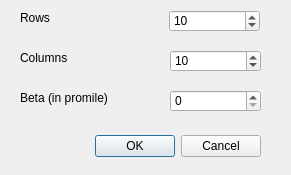
<?xml version="1.0" encoding="UTF-8"?>
<ui version="4.0">
 <class>DialogGrid</class>
 <widget class="QDialog" name="DialogGrid">
  <property name="geometry">
   <rect>
    <x>0</x>
    <y>0</y>
    <width>291</width>
    <height>175</height>
   </rect>
  </property>
  <property name="windowTitle">
   <string>Dialog</string>
  </property>
  <widget class="QDialogButtonBox" name="buttonBox">
   <property name="geometry">
    <rect>
     <x>10</x>
     <y>130</y>
     <width>251</width>
     <height>32</height>
    </rect>
   </property>
   <property name="orientation">
    <enum>Qt::Horizontal</enum>
   </property>
   <property name="standardButtons">
    <set>QDialogButtonBox::Cancel|QDialogButtonBox::Ok</set>
   </property>
  </widget>
  <widget class="QSpinBox" name="spinBox_columns">
   <property name="geometry">
    <rect>
     <x>170</x>
     <y>50</y>
     <width>91</width>
     <height>22</height>
    </rect>
   </property>
   <property name="minimum">
    <number>1</number>
   </property>
   <property name="maximum">
    <number>100000</number>
   </property>
   <property name="singleStep">
    <number>1</number>
   </property>
   <property name="value">
    <number>10</number>
   </property>
   <property name="displayIntegerBase">
    <number>10</number>
   </property>
  </widget>
  <widget class="QSpinBox" name="spinBox_betapromile">
   <property name="geometry">
    <rect>
     <x>170</x>
     <y>90</y>
     <width>91</width>
     <height>22</height>
    </rect>
   </property>
   <property name="minimum">
    <number>0</number>
   </property>
   <property name="maximum">
    <number>1000</number>
   </property>
   <property name="value">
    <number>0</number>
   </property>
   <property name="displayIntegerBase">
    <number>10</number>
   </property>
  </widget>
  <widget class="QSpinBox" name="spinBox_rows">
   <property name="geometry">
    <rect>
     <x>169</x>
     <y>10</y>
     <width>91</width>
     <height>22</height>
    </rect>
   </property>
   <property name="minimum">
    <number>1</number>
   </property>
   <property name="maximum">
    <number>100000</number>
   </property>
   <property name="value">
    <number>10</number>
   </property>
  </widget>
  <widget class="QLabel" name="label_2">
   <property name="geometry">
    <rect>
     <x>20</x>
     <y>50</y>
     <width>141</width>
     <height>16</height>
    </rect>
   </property>
   <property name="text">
    <string>Columns</string>
   </property>
  </widget>
  <widget class="QLabel" name="label">
   <property name="geometry">
    <rect>
     <x>20</x>
     <y>10</y>
     <width>111</width>
     <height>16</height>
    </rect>
   </property>
   <property name="text">
    <string>Rows</string>
   </property>
  </widget>
  <widget class="QLabel" name="label_3">
   <property name="geometry">
    <rect>
     <x>20</x>
     <y>90</y>
     <width>141</width>
     <height>16</height>
    </rect>
   </property>
   <property name="text">
    <string>Beta (in promile)</string>
   </property>
  </widget>
 </widget>
 <tabstops>
  <tabstop>spinBox_rows</tabstop>
  <tabstop>spinBox_columns</tabstop>
  <tabstop>spinBox_betapromile</tabstop>
 </tabstops>
 <resources/>
 <connections>
  <connection>
   <sender>buttonBox</sender>
   <signal>accepted()</signal>
   <receiver>DialogGrid</receiver>
   <slot>accept()</slot>
   <hints>
    <hint type="sourcelabel">
     <x>248</x>
     <y>254</y>
    </hint>
    <hint type="destinationlabel">
     <x>157</x>
     <y>274</y>
    </hint>
   </hints>
  </connection>
  <connection>
   <sender>buttonBox</sender>
   <signal>rejected()</signal>
   <receiver>DialogGrid</receiver>
   <slot>reject()</slot>
   <hints>
    <hint type="sourcelabel">
     <x>316</x>
     <y>260</y>
    </hint>
    <hint type="destinationlabel">
     <x>286</x>
     <y>274</y>
    </hint>
   </hints>
  </connection>
 </connections>
</ui>
